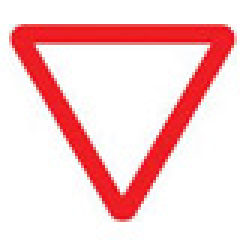
#> input picture Validation Set/0/0.jpg, 81 x 81 px, found by its file name (shown 3 times larger); its folder holds only this picture in this run
$ python 2traincopy.py
#> lines starting #> are read from the running program, lines starting #| are printed output that depends on the picture
import os
import cv2
#import pandas as pd
import pickle
import random
import numpy as np
#import matplotlib.pyplot as plt
import gc

PATH2= "C:\\Users\Aditya\\Desktop\\TEMProject\\Validation Set"
PATH = "C:\\Users\Aditya\\Desktop\\TEMProject\\Dataset"
training_data=[]
IMG_SIZE =32
#f = np.memmap('memmapped.dat', dtype=np.float64,mode='w+',shape=(10**2,81,81))
X_train=[]
y_train=[]
X_test=[]
y_test=[]


def create_training():

    for i in range(43):
        j=0

        str = PATH + "{}{}".format("\\", i)
        if not os.path.exists(str):
            print("Skipped",i)
            continue

        else:
            print(i)
            for file in os.listdir(str):
                #if(j>300):
                    #break


                #img_array = cv2.imread(os.path.join(str, file), cv2.IMREAD_GRAYSCALE)
                new_array = cv2.resize( cv2.imread(os.path.join(str, file), cv2.IMREAD_GRAYSCALE), (IMG_SIZE, IMG_SIZE)) / 255.0
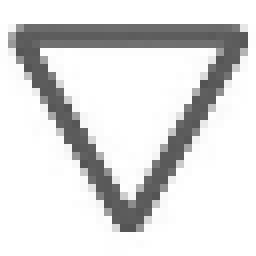
#> new_array: shape (32, 32) float64 (shown 8 times larger); min 0.325, max 1, mean 0.861
                #new_array=new_array/255
                #plt.imshow(new_array,cmap='gray')
                training_data.append([new_array, i])
                j+=1
#> pass 2 of the loop in create_training, `for i in range(43):`:
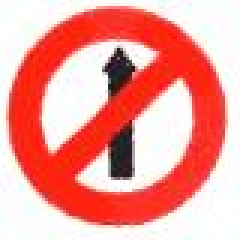
#> input picture Validation Set/1/1.jpg, 81 x 81 px, found by its file name (shown 3 times larger)
#> in create_training, `new_array = cv2.resize( cv2.imread(os.path.join(str, file), cv2.IMREAD..`:
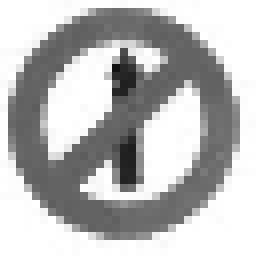
#> new_array: shape (32, 32) float64 (shown 8 times larger); min 0.0706, max 1, mean 0.724


create_training()

random.shuffle(training_data)


for features, label in training_data:
    X_train.append(features)
    y_train.append(label)
X_train=np.array(X_train).reshape(-1,IMG_SIZE,IMG_SIZE,1)
pickle_out = open("X_train.pickle", "wb")
pickle.dump(X_train, pickle_out)
pickle_out.close()
pickle_out = open("y_train.pickle", "wb")
pickle.dump(y_train, pickle_out)
pickle_out.close()
print("Done w training ")
print(y_train[:10])
gc.collect()


def create_validation() :

    for i in range(43):
        j=0
        str = PATH2 + "{}{}".format("\\", i)
        if not os.path.exists(str):
            print("Skipped",i)
            continue

        else:
            print(i)
            for file in os.listdir(str):
                if file == '{}.jpg'.format(i):
                    print("SKIPPED",file)
                    pass
                #if(j>90):
                    #break


                img_array = cv2.imread(os.path.join(str, file), cv2.IMREAD_GRAYSCALE)
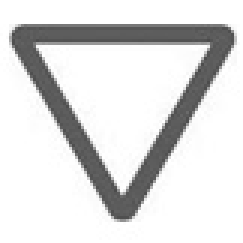
#> img_array: shape (81, 81) (shown 3 times larger); min 75, max 255, mean 220.4
                new_array = cv2.resize(img_array, (IMG_SIZE, IMG_SIZE))
                new_array=new_array/255
                #plt.imshow(new_array,cmap='gray')
                training_data.append([new_array, i])
                j+=1
#> pass 2 of the loop in create_validation, `for i in range(43):`:
#> in create_validation, `img_array = cv2.imread(os.path.join(str, file), cv2.IMREAD_GRAYSCALE)`:
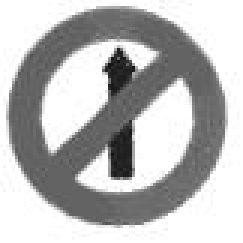
#> img_array: shape (81, 81) (shown 3 times larger); min 17, max 255, mean 185.1


training_data=[]
create_validation()
random.shuffle(training_data)
for features, label in training_data:
    X_test.append(features)
    y_test.append(label)
X_test=np.array(X_test).reshape(-1,IMG_SIZE,IMG_SIZE,1)
print(y_test[:10])
pickle_out = open("X_test.pickle", "wb")
pickle.dump(X_test, pickle_out)
pickle_out.close()
pickle_out = open("y_test.pickle", "wb")
pickle.dump(y_test, pickle_out)
pickle_out.close()
